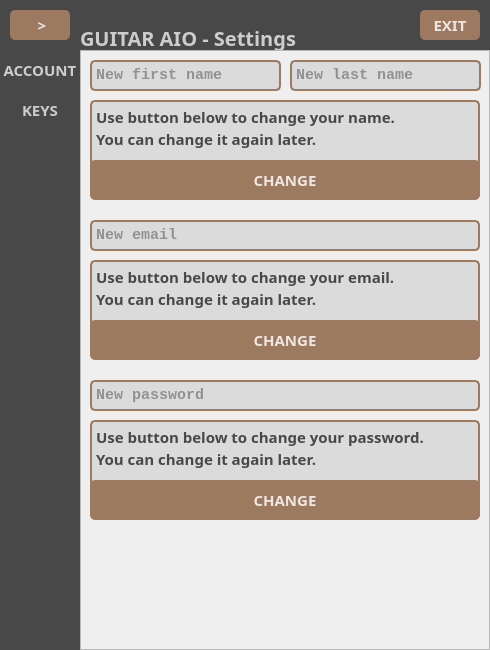
<?xml version="1.0" encoding="UTF-8"?>
<ui version="4.0">
 <class>SettingsScreen</class>
 <widget class="QMainWindow" name="SettingsScreen">
  <property name="geometry">
   <rect>
    <x>0</x>
    <y>0</y>
    <width>490</width>
    <height>650</height>
   </rect>
  </property>
  <property name="windowTitle">
   <string>MainWindow</string>
  </property>
  <property name="tabShape">
   <enum>QTabWidget::Rounded</enum>
  </property>
  <widget class="QWidget" name="centralwidget">
   <widget class="QFrame" name="frame">
    <property name="geometry">
     <rect>
      <x>0</x>
      <y>0</y>
      <width>490</width>
      <height>650</height>
     </rect>
    </property>
    <property name="styleSheet">
     <string notr="true"/>
    </property>
    <property name="frameShape">
     <enum>QFrame::StyledPanel</enum>
    </property>
    <property name="frameShadow">
     <enum>QFrame::Raised</enum>
    </property>
    <widget class="QFrame" name="frame_top">
     <property name="geometry">
      <rect>
       <x>0</x>
       <y>0</y>
       <width>490</width>
       <height>50</height>
      </rect>
     </property>
     <property name="styleSheet">
      <string notr="true">QFrame{
	background-color: rgb(72,72,73);
	border-radius: 0px;
}

QPushButton#btn_toggle, #btn_exit {
	background-color: rgb(157, 121, 95);
	color: rgba(255, 255, 255, 210);
	border-radius: 5px;
}
QPushButton#btn_toggle:hover, #btn_exit:hover {
	background-color: rgb(143, 110, 86);
}
QPushButton#btn_toggle:pressed, #btn_exit:pressed {
	background-color: rgb(130, 100, 78);
}
</string>
     </property>
     <property name="frameShape">
      <enum>QFrame::StyledPanel</enum>
     </property>
     <property name="frameShadow">
      <enum>QFrame::Raised</enum>
     </property>
     <widget class="QPushButton" name="btn_exit">
      <property name="geometry">
       <rect>
        <x>420</x>
        <y>10</y>
        <width>60</width>
        <height>30</height>
       </rect>
      </property>
      <property name="font">
       <font>
        <family>Dubai</family>
        <pointsize>11</pointsize>
        <weight>75</weight>
        <bold>true</bold>
       </font>
      </property>
      <property name="styleSheet">
       <string notr="true"/>
      </property>
      <property name="text">
       <string>EXIT</string>
      </property>
     </widget>
     <widget class="QPushButton" name="btn_toggle">
      <property name="geometry">
       <rect>
        <x>10</x>
        <y>10</y>
        <width>60</width>
        <height>30</height>
       </rect>
      </property>
      <property name="font">
       <font>
        <family>Dubai</family>
        <pointsize>11</pointsize>
        <weight>75</weight>
        <bold>true</bold>
       </font>
      </property>
      <property name="styleSheet">
       <string notr="true"/>
      </property>
      <property name="text">
       <string> &gt;</string>
      </property>
     </widget>
     <widget class="QLabel" name="label">
      <property name="geometry">
       <rect>
        <x>80</x>
        <y>-24</y>
        <width>100</width>
        <height>100</height>
       </rect>
      </property>
      <property name="styleSheet">
       <string notr="true">border-image: url(:/images/images/logo.jpg);</string>
      </property>
      <property name="text">
       <string/>
      </property>
     </widget>
     <widget class="QLabel" name="label_name">
      <property name="geometry">
       <rect>
        <x>80</x>
        <y>13</y>
        <width>331</width>
        <height>50</height>
       </rect>
      </property>
      <property name="font">
       <font>
        <family>Dubai</family>
        <pointsize>15</pointsize>
        <weight>75</weight>
        <bold>true</bold>
       </font>
      </property>
      <property name="styleSheet">
       <string notr="true">color: rgb(205,205,205);
background-color: rgba(0,0,0,0);</string>
      </property>
      <property name="text">
       <string>GUITAR AIO - Settings</string>
      </property>
     </widget>
    </widget>
    <widget class="QFrame" name="frame_left">
     <property name="geometry">
      <rect>
       <x>0</x>
       <y>50</y>
       <width>80</width>
       <height>600</height>
      </rect>
     </property>
     <property name="styleSheet">
      <string notr="true">QFrame{
	background-color: rgb(72,72,73);
	border-radius: 0px;
}

QPushButton#btn_acc, #btn_keys {
	background-color: rgb(72,72,73);
	color: rgb(205, 205, 205);
	border: 0px;
}
QPushButton#btn_acc:hover, #btn_keys:hover {
	background-color: rgb(157, 121, 95);
}
QPushButton#btn_acc:pressed, #btn_keys:pressed {
	background-color: rgba(130, 100, 78, 255);
}
</string>
     </property>
     <property name="frameShape">
      <enum>QFrame::StyledPanel</enum>
     </property>
     <property name="frameShadow">
      <enum>QFrame::Raised</enum>
     </property>
     <widget class="QPushButton" name="btn_acc">
      <property name="geometry">
       <rect>
        <x>0</x>
        <y>0</y>
        <width>80</width>
        <height>40</height>
       </rect>
      </property>
      <property name="font">
       <font>
        <family>Dubai</family>
        <pointsize>11</pointsize>
        <weight>75</weight>
        <bold>true</bold>
       </font>
      </property>
      <property name="styleSheet">
       <string notr="true"/>
      </property>
      <property name="text">
       <string>ACCOUNT</string>
      </property>
     </widget>
     <widget class="QPushButton" name="btn_keys">
      <property name="geometry">
       <rect>
        <x>0</x>
        <y>40</y>
        <width>80</width>
        <height>40</height>
       </rect>
      </property>
      <property name="font">
       <font>
        <family>Dubai</family>
        <pointsize>11</pointsize>
        <weight>75</weight>
        <bold>true</bold>
       </font>
      </property>
      <property name="styleSheet">
       <string notr="true"/>
      </property>
      <property name="text">
       <string>KEYS</string>
      </property>
     </widget>
    </widget>
    <widget class="QFrame" name="frame_pages">
     <property name="geometry">
      <rect>
       <x>80</x>
       <y>50</y>
       <width>410</width>
       <height>600</height>
      </rect>
     </property>
     <property name="frameShape">
      <enum>QFrame::StyledPanel</enum>
     </property>
     <property name="frameShadow">
      <enum>QFrame::Raised</enum>
     </property>
     <widget class="QStackedWidget" name="stackedWidget">
      <property name="geometry">
       <rect>
        <x>0</x>
        <y>0</y>
        <width>410</width>
        <height>600</height>
       </rect>
      </property>
      <property name="contextMenuPolicy">
       <enum>Qt::DefaultContextMenu</enum>
      </property>
      <property name="styleSheet">
       <string notr="true">QPushButton#btn_ch_email, #btn_ch_name, #btn_ch_pw{
	background-color: rgba(157, 121, 95, 255);
	color: rgba(255, 255, 255, 210);
	border-radius: 5px;
}
QPushButton#btn_ch_email:hover, #btn_ch_name:hover, #btn_ch_pw:hover {
	background-color: rgba(143, 110, 86, 255);
}
QPushButton#btn_ch_email:pressed, #btn_ch_name:pressed, #btn_ch_pw:pressed {
	background-color: rgba(130, 100, 78, 255);
}

QLineEdit {
	background-color: rgba(205,205,205,150);
	color: rgb(72,72,73);
	border-radius: 5px;
	border: 2px solid rgba(157, 121, 95, 255);
	padding-bottom: 2px;
	padding-left: 2px;
}
QPlainTextEdit {
	background-color: rgba(205,205,205,150);
	color: rgb(72,72,73);
	border-radius: 5px;
	border: 2px solid rgba(157, 121, 95, 255);
	padding-bottom: 2px;
}
</string>
      </property>
      <property name="currentIndex">
       <number>0</number>
      </property>
      <widget class="QWidget" name="page_acc">
       <widget class="QPushButton" name="btn_ch_name">
        <property name="geometry">
         <rect>
          <x>10</x>
          <y>110</y>
          <width>390</width>
          <height>40</height>
         </rect>
        </property>
        <property name="font">
         <font>
          <family>Dubai</family>
          <pointsize>11</pointsize>
          <weight>75</weight>
          <bold>true</bold>
         </font>
        </property>
        <property name="styleSheet">
         <string notr="true"/>
        </property>
        <property name="text">
         <string>CHANGE</string>
        </property>
       </widget>
       <widget class="QLineEdit" name="input_first">
        <property name="geometry">
         <rect>
          <x>10</x>
          <y>10</y>
          <width>191</width>
          <height>31</height>
         </rect>
        </property>
        <property name="font">
         <font>
          <family>Consolas</family>
          <pointsize>11</pointsize>
          <weight>75</weight>
          <bold>true</bold>
         </font>
        </property>
        <property name="styleSheet">
         <string notr="true"/>
        </property>
        <property name="placeholderText">
         <string>New first name</string>
        </property>
       </widget>
       <widget class="QPlainTextEdit" name="label_name_2">
        <property name="geometry">
         <rect>
          <x>10</x>
          <y>50</y>
          <width>390</width>
          <height>70</height>
         </rect>
        </property>
        <property name="font">
         <font>
          <family>Dubai</family>
          <pointsize>11</pointsize>
          <weight>75</weight>
          <bold>true</bold>
         </font>
        </property>
        <property name="styleSheet">
         <string notr="true"/>
        </property>
        <property name="verticalScrollBarPolicy">
         <enum>Qt::ScrollBarAlwaysOff</enum>
        </property>
        <property name="horizontalScrollBarPolicy">
         <enum>Qt::ScrollBarAlwaysOff</enum>
        </property>
        <property name="readOnly">
         <bool>true</bool>
        </property>
        <property name="plainText">
         <string>Use button below to change your name.
You can change it again later.</string>
        </property>
       </widget>
       <widget class="QPlainTextEdit" name="label_email">
        <property name="geometry">
         <rect>
          <x>10</x>
          <y>210</y>
          <width>390</width>
          <height>70</height>
         </rect>
        </property>
        <property name="font">
         <font>
          <family>Dubai</family>
          <pointsize>11</pointsize>
          <weight>75</weight>
          <bold>true</bold>
         </font>
        </property>
        <property name="styleSheet">
         <string notr="true"/>
        </property>
        <property name="verticalScrollBarPolicy">
         <enum>Qt::ScrollBarAlwaysOff</enum>
        </property>
        <property name="horizontalScrollBarPolicy">
         <enum>Qt::ScrollBarAlwaysOff</enum>
        </property>
        <property name="readOnly">
         <bool>true</bool>
        </property>
        <property name="plainText">
         <string>Use button below to change your email.
You can change it again later.</string>
        </property>
       </widget>
       <widget class="QPushButton" name="btn_ch_email">
        <property name="geometry">
         <rect>
          <x>10</x>
          <y>270</y>
          <width>390</width>
          <height>40</height>
         </rect>
        </property>
        <property name="font">
         <font>
          <family>Dubai</family>
          <pointsize>11</pointsize>
          <weight>75</weight>
          <bold>true</bold>
         </font>
        </property>
        <property name="styleSheet">
         <string notr="true"/>
        </property>
        <property name="text">
         <string>CHANGE</string>
        </property>
       </widget>
       <widget class="QLineEdit" name="input_email">
        <property name="geometry">
         <rect>
          <x>10</x>
          <y>170</y>
          <width>390</width>
          <height>31</height>
         </rect>
        </property>
        <property name="font">
         <font>
          <family>Consolas</family>
          <pointsize>11</pointsize>
          <weight>75</weight>
          <bold>true</bold>
         </font>
        </property>
        <property name="styleSheet">
         <string notr="true"/>
        </property>
        <property name="placeholderText">
         <string>New email</string>
        </property>
       </widget>
       <widget class="QLineEdit" name="input_last">
        <property name="geometry">
         <rect>
          <x>210</x>
          <y>10</y>
          <width>191</width>
          <height>31</height>
         </rect>
        </property>
        <property name="font">
         <font>
          <family>Consolas</family>
          <pointsize>11</pointsize>
          <weight>75</weight>
          <bold>true</bold>
         </font>
        </property>
        <property name="styleSheet">
         <string notr="true"/>
        </property>
        <property name="placeholderText">
         <string>New last name</string>
        </property>
       </widget>
       <widget class="QPushButton" name="btn_ch_pw">
        <property name="geometry">
         <rect>
          <x>10</x>
          <y>430</y>
          <width>390</width>
          <height>40</height>
         </rect>
        </property>
        <property name="font">
         <font>
          <family>Dubai</family>
          <pointsize>11</pointsize>
          <weight>75</weight>
          <bold>true</bold>
         </font>
        </property>
        <property name="styleSheet">
         <string notr="true"/>
        </property>
        <property name="text">
         <string>CHANGE</string>
        </property>
       </widget>
       <widget class="QPlainTextEdit" name="label_pw">
        <property name="geometry">
         <rect>
          <x>10</x>
          <y>370</y>
          <width>390</width>
          <height>70</height>
         </rect>
        </property>
        <property name="font">
         <font>
          <family>Dubai</family>
          <pointsize>11</pointsize>
          <weight>75</weight>
          <bold>true</bold>
         </font>
        </property>
        <property name="styleSheet">
         <string notr="true"/>
        </property>
        <property name="verticalScrollBarPolicy">
         <enum>Qt::ScrollBarAlwaysOff</enum>
        </property>
        <property name="horizontalScrollBarPolicy">
         <enum>Qt::ScrollBarAlwaysOff</enum>
        </property>
        <property name="readOnly">
         <bool>true</bool>
        </property>
        <property name="plainText">
         <string>Use button below to change your password.
You can change it again later.</string>
        </property>
       </widget>
       <widget class="QLineEdit" name="input_pw">
        <property name="geometry">
         <rect>
          <x>10</x>
          <y>330</y>
          <width>390</width>
          <height>31</height>
         </rect>
        </property>
        <property name="font">
         <font>
          <family>Consolas</family>
          <pointsize>11</pointsize>
          <weight>75</weight>
          <bold>true</bold>
         </font>
        </property>
        <property name="styleSheet">
         <string notr="true"/>
        </property>
        <property name="placeholderText">
         <string>New password</string>
        </property>
       </widget>
       <zorder>input_first</zorder>
       <zorder>label_name_2</zorder>
       <zorder>btn_ch_name</zorder>
       <zorder>label_email</zorder>
       <zorder>btn_ch_email</zorder>
       <zorder>input_email</zorder>
       <zorder>input_last</zorder>
       <zorder>label_pw</zorder>
       <zorder>input_pw</zorder>
       <zorder>btn_ch_pw</zorder>
      </widget>
      <widget class="QWidget" name="page_keys"/>
      <widget class="QWidget" name="page_empty"/>
     </widget>
    </widget>
    <widget class="QFrame" name="frame_bg">
     <property name="geometry">
      <rect>
       <x>0</x>
       <y>0</y>
       <width>490</width>
       <height>650</height>
      </rect>
     </property>
     <property name="styleSheet">
      <string notr="true"/>
     </property>
     <property name="frameShape">
      <enum>QFrame::StyledPanel</enum>
     </property>
     <property name="frameShadow">
      <enum>QFrame::Raised</enum>
     </property>
     <widget class="QLabel" name="label_bg">
      <property name="geometry">
       <rect>
        <x>0</x>
        <y>0</y>
        <width>490</width>
        <height>650</height>
       </rect>
      </property>
      <property name="font">
       <font>
        <pointsize>13</pointsize>
       </font>
      </property>
      <property name="styleSheet">
       <string notr="true">border-image: url(:/images/images/bg.jpg);</string>
      </property>
      <property name="text">
       <string/>
      </property>
     </widget>
    </widget>
    <zorder>frame_bg</zorder>
    <zorder>frame_pages</zorder>
    <zorder>frame_top</zorder>
    <zorder>frame_left</zorder>
   </widget>
  </widget>
 </widget>
 <resources>
  <include location="../res.qrc"/>
 </resources>
 <connections/>
</ui>
